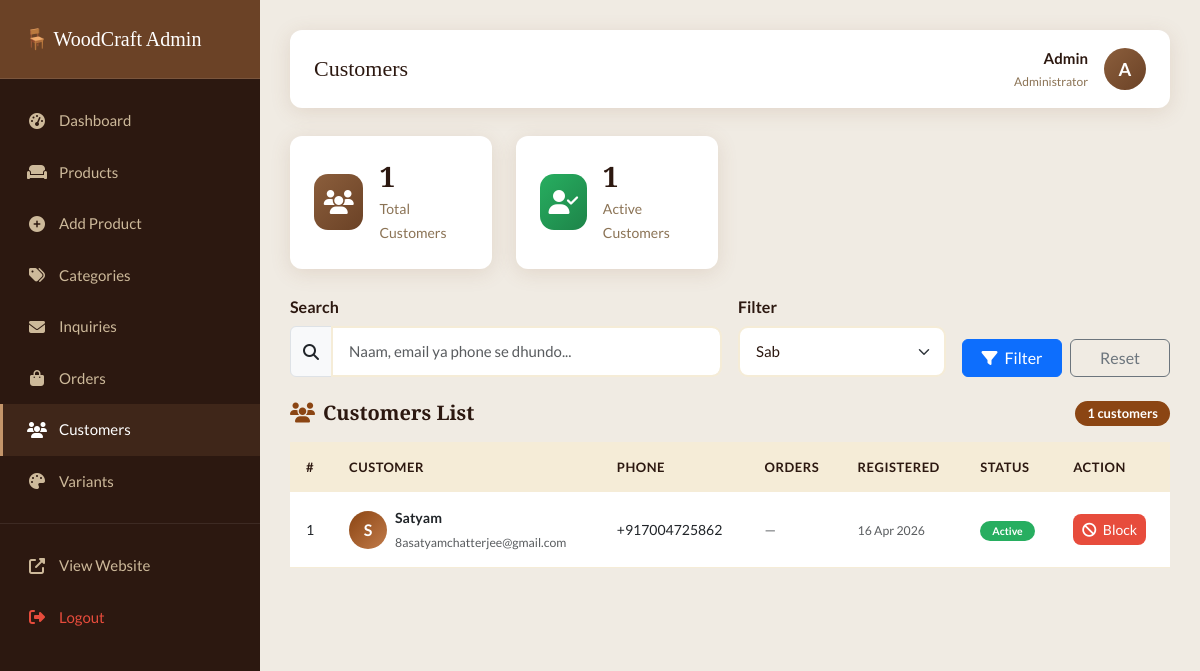
Screenshot of /Furniture-website/admin/users.php (signed in) with the database file from the repository.
### tables this page shows
CREATE TABLE `users` (
  `id` int(11) NOT NULL,
  `name` varchar(100) NOT NULL,
  `email` varchar(150) NOT NULL,
  `phone` varchar(20) DEFAULT NULL,
  `password` varchar(255) NOT NULL,
  `is_active` tinyint(1) DEFAULT 1,
  `created_at` timestamp NOT NULL DEFAULT current_timestamp(),
  `updated_at` timestamp NOT NULL DEFAULT current_timestamp() ON UPDATE current_timestamp()
);

### Furniture-website/includes/db.php (called while the page is built, shortened)
<?php
function db_query($conn, $sql) {
    $result = mysqli_query($conn, $sql);
    return $result;
}
function sanitize($conn, $data) {
    return mysqli_real_escape_string($conn, trim($data));
}
?>

### Furniture-website/admin/users.php (the view, shortened to what this page needs)
<?php
require_once '../includes/db.php';
$search = sanitize($conn, $_GET['search'] ?? '');
$filter = sanitize($conn, $_GET['filter'] ?? 'all');
$where = "WHERE 1=1";
$users = mysqli_fetch_all(db_query($conn, "
    SELECT u.*,
           COUNT(DISTINCT o.id) as order_count
    FROM users u
    LEFT JOIN orders o ON o.user_id = u.id
    $where
    GROUP BY u.id
    ORDER BY u.created_at DESC
"), MYSQLI_ASSOC);
$total_users   = mysqli_fetch_assoc(db_query($conn, "SELECT COUNT(*) as c FROM users"))['c'];
$active_users  = mysqli_fetch_assoc(db_query($conn, "SELECT COUNT(*) as c FROM users WHERE is_active=1"))['c'];
require_once 'includes/admin-sidebar.php';
?>
<div class="row g-4 mb-4">
    <div class="col-sm-6 col-xl-3">
        <div class="stat-card">
            <div class="stat-icon brown"><i class="fas fa-users"></i></div>
            <div class="stat-info"><h3><?= $total_users ?></h3><p>Total Customers</p></div>
        </div>
    </div>
    <div class="col-sm-6 col-xl-3">
        <div class="stat-card">
            <div class="stat-icon green"><i class="fas fa-user-check"></i></div>
            <div class="stat-info"><h3><?= $active_users ?></h3><p>Active Customers</p></div>
        </div>
    </div>
</div>
<div class="admin-card mb-4">
    <form method="GET" class="row g-3 align-items-end">
        <div class="col-md-6">
            <label class="form-label fw-semibold">Search</label>
            <div class="input-group">
                <span class="input-group-text"><i class="fas fa-search"></i></span>
                <input type="text" name="search" class="form-control"
                       placeholder="Naam, email ya phone se dhundo..."
                       value="<?= htmlspecialchars($search) ?>">
            </div>
        </div>
        <div class="col-md-3">
            <label class="form-label fw-semibold">Filter</label>
            <select name="filter" class="form-select">
                <option value="all"      <?= $filter=='all'      ? 'selected':'' ?>>Sab</option>
            </select>
        </div>
        <div class="col-md-3 d-flex gap-2">
            <button type="submit" class="btn btn-primary w-100">
                <i class="fas fa-filter me-1"></i> Filter
            </button>
            <a href="users.php" class="btn btn-outline-secondary w-100">Reset</a>
        </div>
    </form>
</div>
<div class="admin-card">
    <div class="d-flex justify-content-between align-items-center mb-3">
        <h5 class="mb-0 fw-bold"><i class="fas fa-users me-2" style="color:#8B4513;"></i>Customers List</h5>
        <span class="badge" style="background:#8B4513; font-size:13px; padding:6px 12px; border-radius:50px;">
            <?= count($users) ?> customers
        </span>
    </div>
    <?php if (empty($users)): ?>
    <div class="text-center py-5 text-muted">
        <i class="fas fa-users fa-3x mb-3" style="color:#ddd;"></i>
        <p>Koi customer nahi mila</p>
    </div>
    <?php else: ?>
    <div class="table-responsive">
        <table class="table table-hover align-middle">
            <thead style="background:#FFF8F0;">
                <tr>
                    <th>#</th>
                    <th>Customer</th>
                    <th>Phone</th>
                    <th>Orders</th>
                    <th>Registered</th>
                    <th>Status</th>
                    <th>Action</th>
                </tr>
            </thead>
            <tbody>
            <?php foreach ($users as $u): ?>
            <tr>
                <td><?= $u['id'] ?></td>
                <td>
                    <div class="d-flex align-items-center gap-2">
                        <div style="width:38px;height:38px;border-radius:50%;background:linear-gradient(135deg,#8B4513,#c17b4a);
                                    display:flex;align-items:center;justify-content:center;color:white;font-weight:700;font-size:16px;">
                            <?= strtoupper(substr($u['name'],0,1)) ?>
                        </div>
                        <div>
                            <div class="fw-semibold"><?= htmlspecialchars($u['name']) ?></div>
                            <small class="text-muted"><?= htmlspecialchars($u['email']) ?></small>
                        </div>
                    </div>
                </td>
                <td><?= htmlspecialchars($u['phone'] ?? '—') ?></td>
                <td>
                    <?php if ($u['order_count'] > 0): ?>
                    <a href="orders.php?user=<?= $u['id'] ?>" class="badge"
                       style="background:#8B4513;color:white;text-decoration:none;padding:5px 10px;border-radius:50px;">
                        <?= $u['order_count'] ?> orders
                    </a>
                    <?php else: ?>
                    <span class="text-muted">—</span>
                    <?php endif; ?>
                </td>
                <td>
                    <small class="text-muted"><?= date('d M Y', strtotime($u['created_at'])) ?></small>
                </td>
                <td>
                    <?php if ($u['is_active']): ?>
                    <span class="badge" style="background:#27AE60;color:white;border-radius:50px;padding:5px 12px;">Active</span>
                    <?php else: ?>
                    <span class="badge" style="background:#E74C3C;color:white;border-radius:50px;padding:5px 12px;">Inactive</span>
                    <?php endif; ?>
                </td>
                <td>
                    <form method="POST" style="display:inline;">
                        <button type="submit" name="toggle_status"
                                class="btn btn-sm"
                                style="background:<?= $u['is_active'] ? '#E74C3C' : '#27AE60' ?>;color:white;border-radius:8px;"
                                onclick="return confirm('Status change karna chahte ho?')">
                            <i class="fas fa-<?= $u['is_active'] ? 'ban' : 'check' ?> me-1"></i>
                            <?= $u['is_active'] ? 'Block' : 'Activate' ?>
                        </button>
                    </form>
                </td>
            </tr>
            <?php endforeach; ?>
            </tbody>
        </table>
    </div>
    <?php endif; ?>
</div>
<?php require_once 'includes/admin-footer.php'; ?>

### Furniture-website/assets/css/style.css (style rules this page uses)
:root { --primary: #8B5E3C; --primary-dark: #6B4226; --primary-light: #C4956A; --accent: #D4A853; --bg-light: #FDF6EE; --bg-cream: #F5ECD7; --text-dark: #2C1810; --text-muted: #8B7355; --white: #FFFFFF; --shadow: 0 4px 20px rgba(139, 94, 60, 0.15); --shadow-hover: 0 8px 30px rgba(139, 94, 60, 0.25); --radius: 12px; --transition: all 0.3s ease; }
* { margin: 0; padding: 0; box-sizing: border-box; }
body { font-family: 'Lato', sans-serif; background-color: var(--bg-light); color: var(--text-dark); line-height: 1.7; }
h1, h2, h3, h4, h5 { font-family: 'Playfair Display', serif; color: var(--text-dark); }
a { text-decoration: none; color: inherit; transition: var(--transition); }
.form-label { font-weight: 600; color: var(--text-dark); margin-bottom: 6px; }
.form-control, .form-select { border: 2px solid var(--bg-cream); border-radius: 10px; padding: 12px 16px; font-size: 15px; background-color: var(--white); color: var(--text-dark); transition: var(--transition); }
.stat-card { background: var(--white); border-radius: var(--radius); padding: 24px; box-shadow: var(--shadow); display: flex; align-items: center; gap: 16px; transition: var(--transition); }
.stat-icon { width: 56px; height: 56px; border-radius: 14px; display: flex; align-items: center; justify-content: center; font-size: 24px; color: var(--white); }
.stat-icon.brown { background: linear-gradient(135deg, var(--primary), var(--primary-dark)); }
.stat-icon.green { background: linear-gradient(135deg, #27AE60, #1E8449); }
.stat-info h3 { font-size: 28px; font-weight: 700; margin-bottom: 4px; color: var(--text-dark); }
.stat-info p { color: var(--text-muted); font-size: 14px; margin: 0; }
.table { margin: 0; }
.table thead th { background-color: var(--bg-cream); color: var(--text-dark); font-weight: 700; font-size: 13px; text-transform: uppercase; letter-spacing: 0.5px; padding: 14px 16px; border: none; }
.table tbody td { padding: 14px 16px; vertical-align: middle; border-bottom: 1px solid var(--bg-cream); font-size: 14px; }

### rows the page displays
users: id "1", name "S", name "Satyam", email "8asatyamchatterjee@gmail.com", phone "+917004725862", created_at "16 Apr 2026", is_active "Active"

### other values shown
$page_title "Customers"
$_SESSION['admin_name'] "Admin"
substr($_SESSION['admin_name'] ?? 'A', 0, 1) "A"
$total_users "1"
$active_users "1"
count($users) "1"
